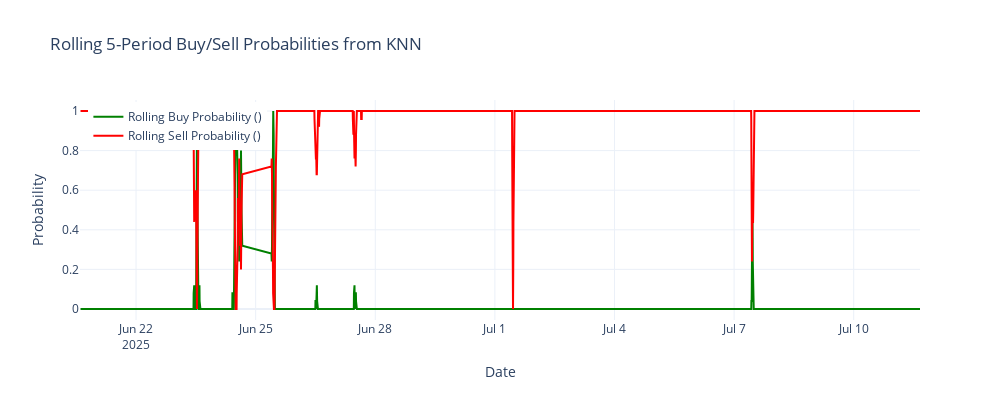

The code cell stored with this chart in its notebook:
### Code cell
import pandas as pd
import plotly.graph_objects as go

# 1. Get class order and predicted probabilities for test set
probs = knn.predict_proba(X_test)
class_order = knn.classes_

# 2. Map columns to class labels
prob_df = pd.DataFrame(probs, columns=class_order, index=datafix.index[-len(X_test):])

# 3. Rolling 5-period mean for buy and sell probabilities
prob_df['buy_prob_roll5'] = prob_df.get(1, pd.Series(0, index=prob_df.index)).rolling(5).mean()
prob_df['sell_prob_roll5'] = prob_df.get(-1, pd.Series(0, index=prob_df.index)).rolling(5).mean()

# 4. Plot
fig = go.Figure()
fig.add_trace(go.Scatter(
    x=prob_df.index, y=prob_df['buy_prob_roll5'],
    mode='lines', name='Rolling Buy Probability ()', line=dict(color='green', width=2)
))
fig.add_trace(go.Scatter(
    x=prob_df.index, y=prob_df['sell_prob_roll5'],
    mode='lines', name='Rolling Sell Probability ()', line=dict(color='red', width=2)
))
fig.update_layout(
    title="Rolling 5-Period Buy/Sell Probabilities from KNN",
    xaxis_title="Date",
    yaxis_title="Probability",
    legend=dict(x=0.01, y=0.99),
    hovermode='x unified',
    template='plotly_white',
    width=1000,
    height=400
)
fig.show()

### Figure 1 — Plotly figure (JSON) as saved in the notebook; plotly's stock layout.template omitted (floating-point values rounded to 4 significant figures; data arrays with more than 128 entries replaced by an {"elided": "..."} marker saying what was removed)
{"data": [{"line": {"color": "green", "width": 2}, "mode": "lines", "name": "Rolling Buy Probability ()", "type": "scatter", "x": {"elided": "1077 str values"}, "y": {"elided": "1077 float values"}}, {"line": {"color": "red", "width": 2}, "mode": "lines", "name": "Rolling Sell Probability ()", "type": "scatter", "x": {"elided": "1077 str values"}, "y": {"elided": "1077 float values"}}], "layout": {"height": 400, "hovermode": "x unified", "legend": {"x": 0.01, "y": 0.99}, "title": {"text": "Rolling 5-Period Buy/Sell Probabilities from KNN"}, "width": 1000, "xaxis": {"title": {"text": "Date"}}, "yaxis": {"title": {"text": "Probability"}}}}
